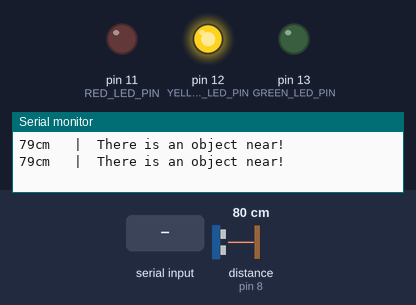
The sketch below on a simulated Arduino Uno, built with avr-gcc and run on an emulated ATmega328P. On the bench: output pins drawn as LEDs (lit = HIGH), the last lines printed to the serial monitor. Wiring (inferred from the names in the program): ultrasonic range finder: trigger pin 7; echo pin 8. The test bench sets the inputs (shaded band); at power-on: distance to the obstacle (sensor on pin 8) 80 cm. The echo pulse lasts 58.3 µs per cm; pins used as bus, display or sensor lines are not drawn.

Above: at 1.8 s.
1.9 s: distance to the obstacle (sensor on pin 8) set to 53 cm
3.4 s: distance to the obstacle (sensor on pin 8) set to 46 cm
At 5.2 s:
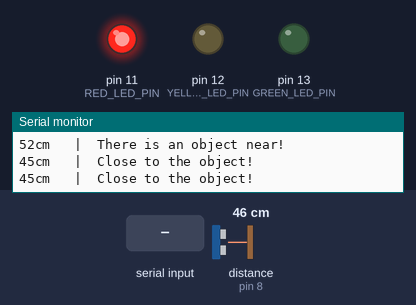
5.5 s: "turn off" received over the second serial link
At 7.7 s:
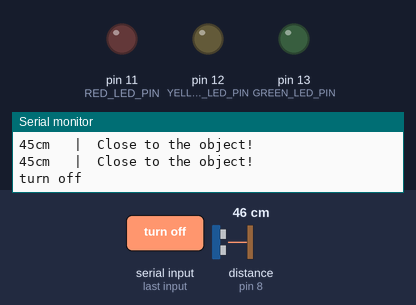
8.5 s: "turn on" received over the second serial link
At 9.9 s:
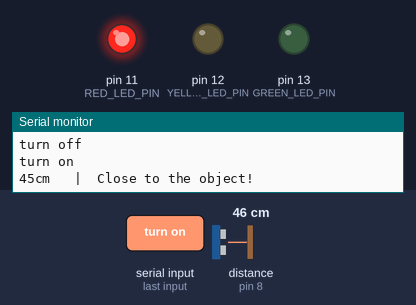
11.0 s: distance to the obstacle (sensor on pin 8) set to 120 cm
At 11.9 s:
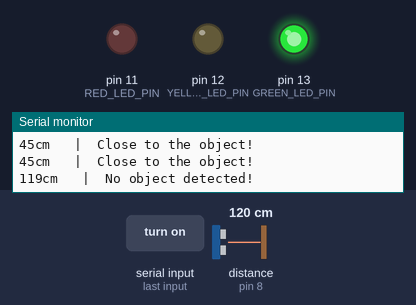
13.0 s: distance to the obstacle (sensor on pin 8) set to 106 cm
14.7 s: distance to the obstacle (sensor on pin 8) set to 98 cm
At 16.0 s:
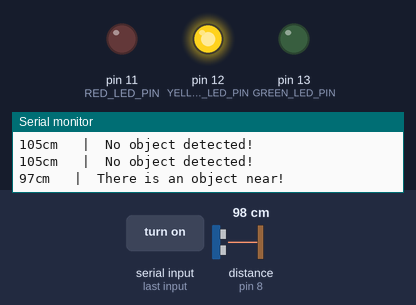
Timing chart, 0 to 17.7 s (numbered marks = the images above; inputs shaded):
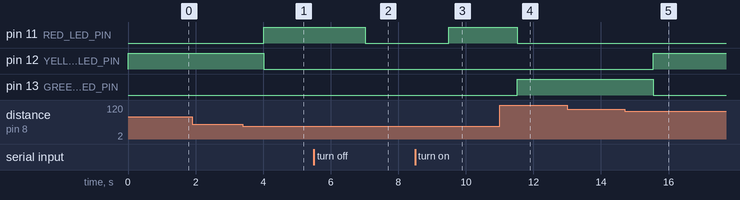

Measured:
- the behaviour switches between 51 and 50 cm on distance to the obstacle (sensor on pin 8) (found by bisection; images 0 and 1)
- the behaviour switches between 102 and 101 cm on distance to the obstacle (sensor on pin 8) (found by bisection; images 4 and 5)
- after the input at 3.4 s, pin 11 (RED_LED_PIN): LOW → HIGH after 0.62 s; pin 12 (YELLOW_LED_PIN): HIGH → LOW after 0.62 s
- after the input at 5.5 s, pin 11 (RED_LED_PIN): HIGH → LOW after 1.5 s
- after the input at 8.5 s, pin 11 (RED_LED_PIN): LOW → HIGH after 1.0 s
- after the input at 11.0 s, pin 11 (RED_LED_PIN): HIGH → LOW after 0.52 s; pin 13 (GREEN_LED_PIN): LOW → HIGH after 0.52 s
- after the input at 14.7 s, pin 12 (YELLOW_LED_PIN): LOW → HIGH after 0.84 s; pin 13 (GREEN_LED_PIN): HIGH → LOW after 0.84 s

The sketch:

ultrasonic_distance_detection.ino
```cpp
#include <SoftwareSerial.h>
#define GREEN_LED_PIN 13
#define YELLOW_LED_PIN 12
#define RED_LED_PIN 11
int TrigPin = 7;
int EchoPin = 8;
int TxD = 9;
int RxD = 10;
String value;
int state = 1;
SoftwareSerial bluetooth(TxD, RxD);

void setup() {
  Serial.begin(9600);
  bluetooth.begin(9600);
  pinMode(GREEN_LED_PIN, OUTPUT);
  pinMode(YELLOW_LED_PIN, OUTPUT);
  pinMode(RED_LED_PIN, OUTPUT);
  pinMode(TrigPin, OUTPUT);
  pinMode(EchoPin, INPUT);
}

void loop() {
 if(state == 1){
 long duration, distance;
 digitalWrite(TrigPin, LOW);
 delayMicroseconds(2);
 digitalWrite(TrigPin, HIGH);
 delayMicroseconds(10);
 digitalWrite(TrigPin, LOW);
 duration = pulseIn(EchoPin, HIGH);
 distance = (duration/2) / 29.1;
 Serial.print(distance);
 Serial.print("cm   |  ");
 if(distance<50 && distance>0)
 {
  Serial.println("Close to the object!");
  digitalWrite(RED_LED_PIN, HIGH);
  digitalWrite(YELLOW_LED_PIN, LOW);
  digitalWrite(GREEN_LED_PIN, LOW);
 }
 else if(distance>=50 && distance<=100)
 {
  Serial.println("There is an object near!");
  digitalWrite(RED_LED_PIN, LOW);
  digitalWrite(YELLOW_LED_PIN, HIGH);
  digitalWrite(GREEN_LED_PIN, LOW);
 }
 else{
  Serial.println("No object detected!");
  digitalWrite(RED_LED_PIN, LOW);
  digitalWrite(YELLOW_LED_PIN, LOW);
  digitalWrite(GREEN_LED_PIN, HIGH);
 }
 delay(1000);
 }
 if(bluetooth.available())
   {
    value = bluetooth.readString();
    value.toLowerCase();
    Serial.println(value);
    if(value == "turn off")
    {
      digitalWrite(RED_LED_PIN, LOW);
      digitalWrite(YELLOW_LED_PIN, LOW) ;
      digitalWrite(GREEN_LED_PIN, LOW);
      state = 0;
    }
    else
      if(value == "turn on")
        {
         digitalWrite(RED_LED_PIN, HIGH);
         digitalWrite(YELLOW_LED_PIN, HIGH);
         digitalWrite(GREEN_LED_PIN, HIGH);
         state = 1;
        }
   }
}
```
